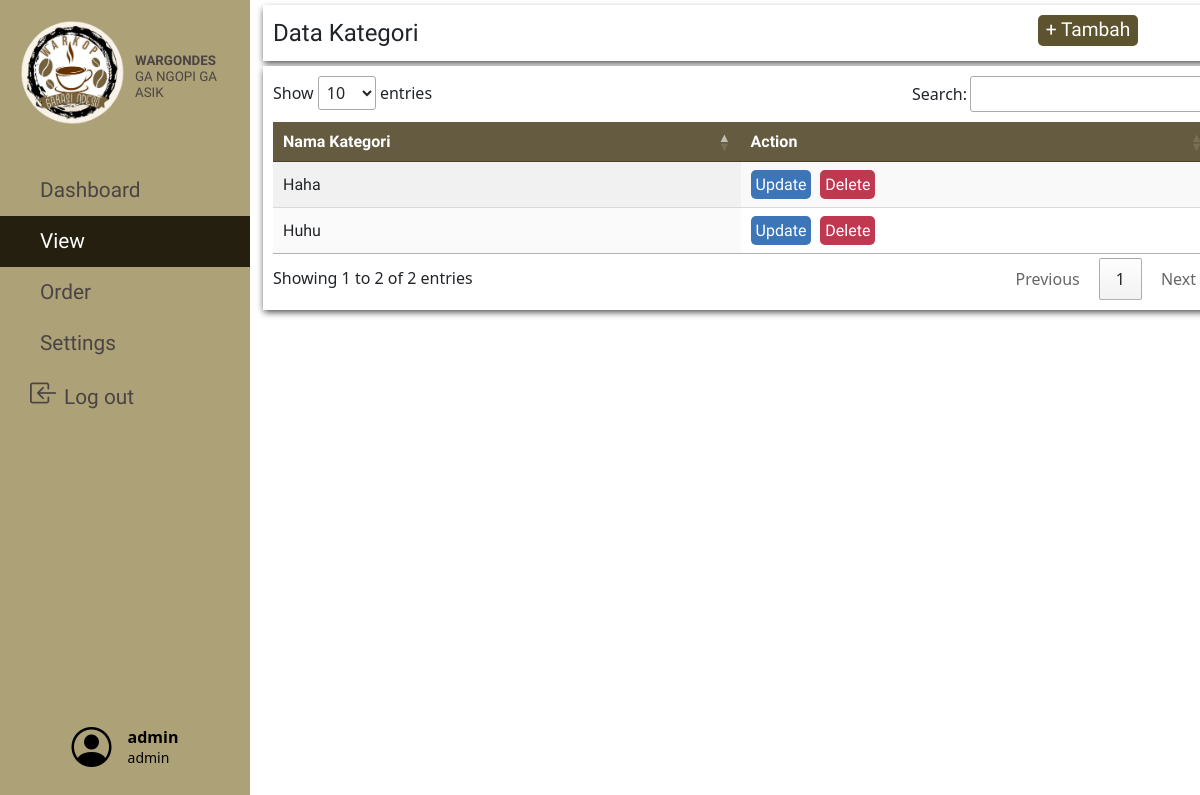
/php/viewKategoriPage.php (signed in), run on an earlier commit of the app's database.
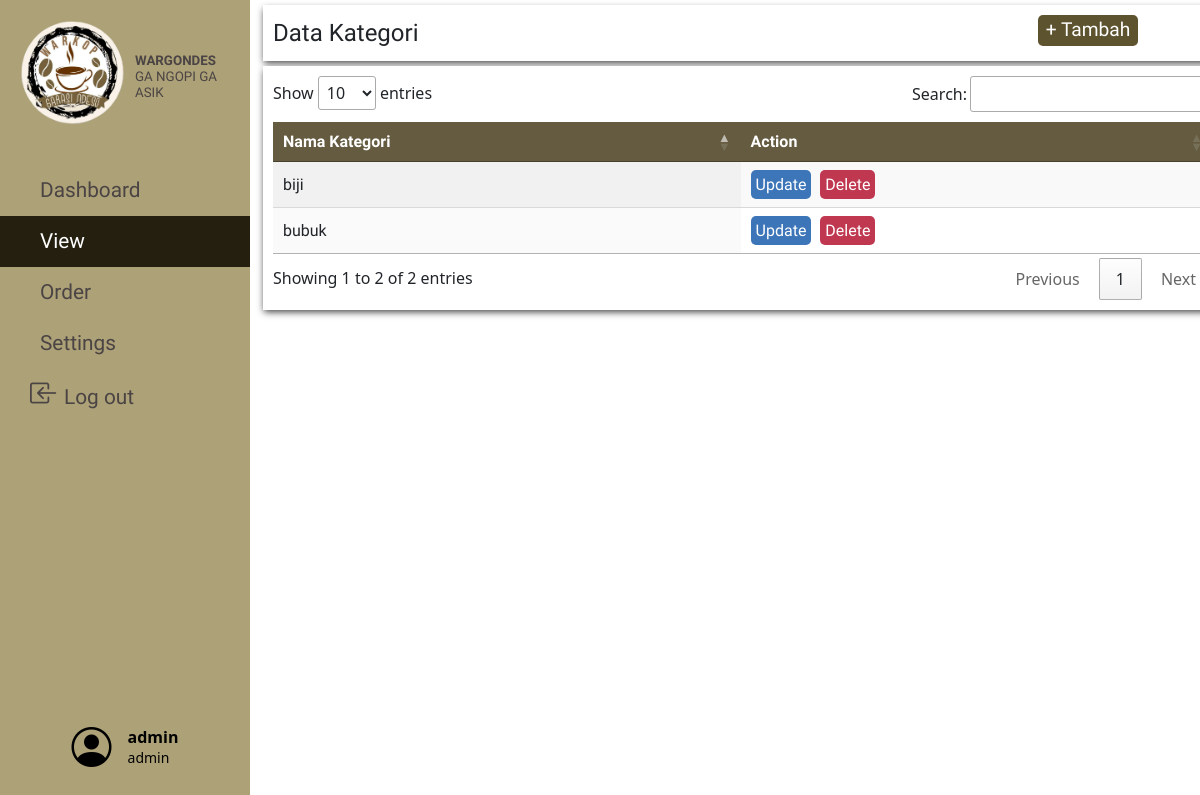
And on a later commit of the database.
### tables this page shows
CREATE TABLE `kategori` (
  `id_kategori` int(11) NOT NULL,
  `nama_kategori` text NOT NULL
);

### php/viewKategoriPage.php (the view, shortened to what this page needs)
<html>
	<?php $page = 'viewPage'; include('../include/header.php');?>
	<?php include('../include/navbar.php');?>
	<?php include('../database/db.php');?>
	<body style="background:url('https://img.freepik.com/free-photo/right-corner-coffee-beans-with-copy-space_23-2148255026.jpg?w=826&t=st=1690722306~exp=1690722906~hmac=857df898b9099e272b7c4738dd9a2e88d4b1ef4aa3c55a6ebd3c8b798e20c916');background-repeat:no-repeat;
background-position: center center;background-size: cover;">
		<div class="label productList">Data Kategori
			<button id="myBtn" style="width:100px;">+ Tambah</button>
		</div>
		<table id="product_list" class="display">
			<thead>
				<tr>
					<th>Nama Kategori</th>
					<th>Action</th>
				</tr>
			</thead>
				<tbody>
					<?php
						$sql = "SELECT * FROM kategori";
						$result = $conn->query($sql);
					?>
					<?php if ($result->num_rows > 0): ?>
						<?php while($row = $result->fetch_assoc()): ?>
							<tr>
								<td><?php echo $row["nama_kategori"]; ?></td>
								<td><button class="action update"
								data-id-kategori="<?php echo $row["id_kategori"];?>"
								data-nama-kategori="<?php echo $row["nama_kategori"]; ?>"
								>Update</button>
								<a onclick="return alert('Product Deleted');" href="../actions/kategori_delete.php?kat=<?php echo $row["id_kategori"];?>" class="action delete">Delete</td>
							</tr>
						<?php endwhile; ?>
					<?php endif; ?>
				</tbody>
		</table>
	</body>
</html>

What changed in the data, as far as the page shows it:
removed kategori: nama_kategori "Huhu"
removed kategori: nama_kategori "Haha"
added kategori: nama_kategori "biji"
added kategori: nama_kategori "bubuk"
